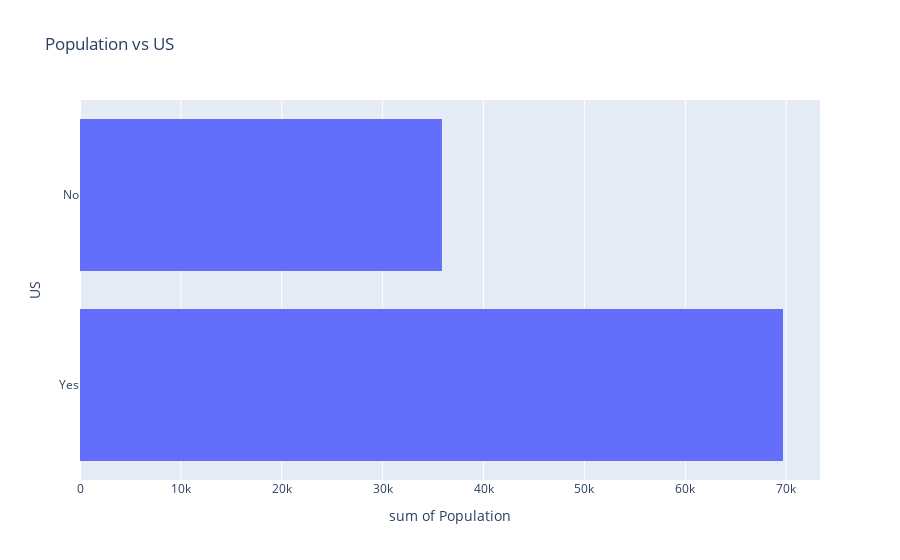

Notebook cell for this chart:
### Code cell
import plotly.express as px
fig = px.histogram(df, x='Population', y='US', title='Population vs US')
fig.show()

### Figure 1 — Plotly figure (JSON) as saved in the notebook; plotly's stock layout.template omitted (floating-point values rounded to 4 significant figures; data arrays with more than 128 entries replaced by an {"elided": "..."} marker saying what was removed)
{"data": [{"alignmentgroup": "True", "bingroup": "y", "histfunc": "sum", "hovertemplate": "sum of Population=%{x}<br>US=%{y}<extra></extra>", "legendgroup": "", "marker": {"color": "#636efa", "pattern": {"shape": ""}}, "name": "", "offsetgroup": "", "orientation": "h", "showlegend": false, "type": "histogram", "x": {"elided": "400 int values"}, "xaxis": "x", "y": {"elided": "400 str values"}, "yaxis": "y"}], "layout": {"barmode": "relative", "legend": {"tracegroupgap": 0}, "title": {"text": "Population vs US"}, "xaxis": {"anchor": "y", "domain": [0, 1], "title": {"text": "sum of Population"}}, "yaxis": {"anchor": "x", "domain": [0, 1], "title": {"text": "US"}}}}
